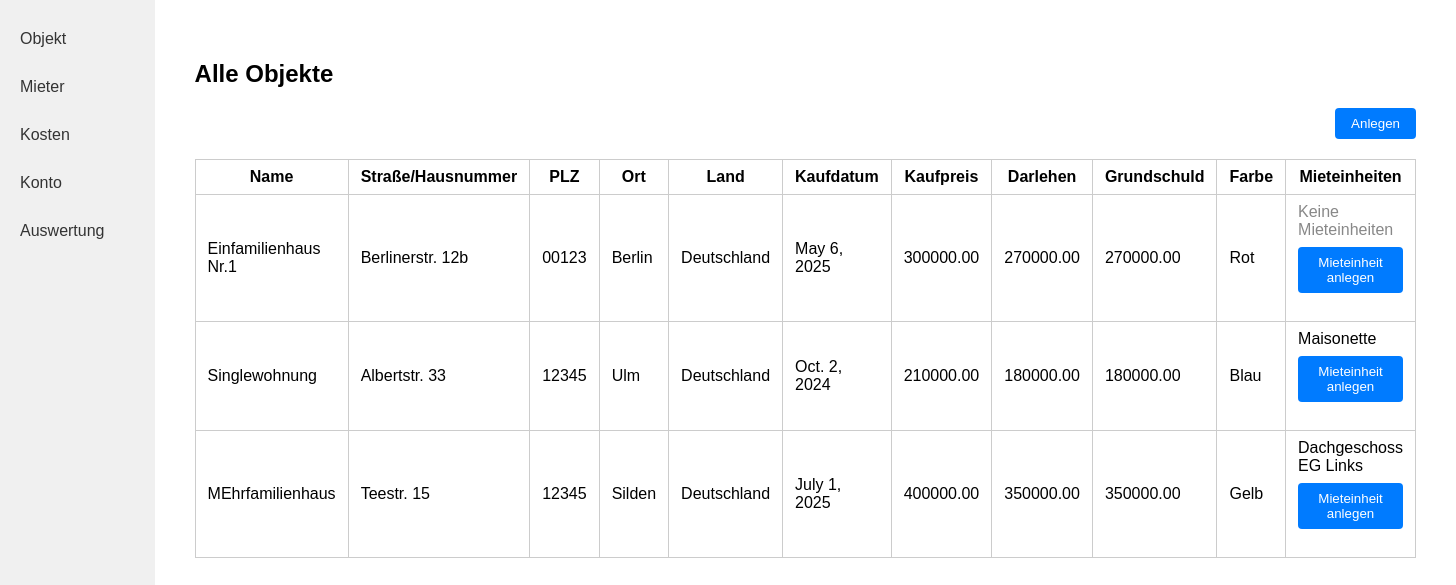
Before: / with the older database file.
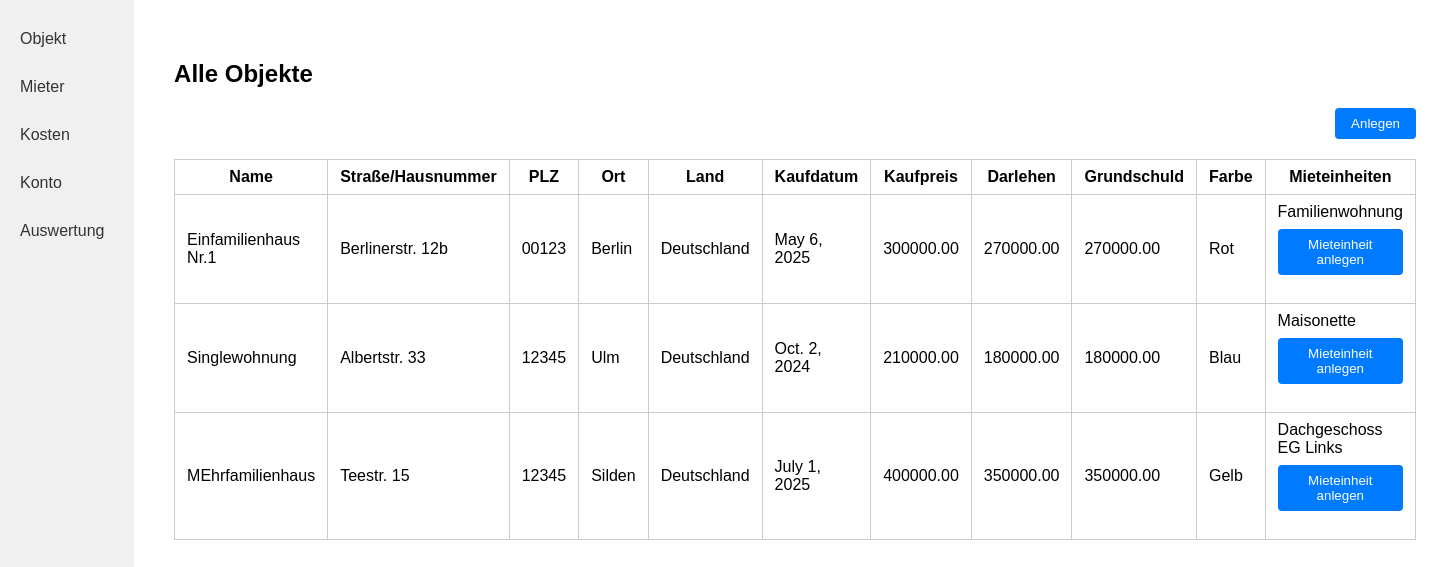
After: the same page with the newer database file.
### kostenpruefung_mietobjekte_app/models.py (models this page shows, shortened)
class Mietobjekt(models.Model):
    created_by = models.ForeignKey(User, on_delete=models.CASCADE, related_name="mietobjekte_created", null=True, blank=True)
    name = models.CharField(max_length=255)
    strasse_hausnummer = models.CharField(max_length=255)
    plz = models.CharField(max_length=10) # 2 - 10 characters (numbers and letters)
    ort = models.CharField(max_length=100)
    land = models.CharField(max_length=100)
    kaufdatum = models.DateField()
    kaufpreis = models.DecimalField(max_digits=10, decimal_places=2)
    darlehen = models.DecimalField(max_digits=10, decimal_places=2)
    grundschuld = models.DecimalField(max_digits=10, decimal_places=2)
    FARBE_CHOICES = [
        ('rot', 'Rot'),
        ('blau', 'Blau'),
        ('gruen', 'Grün'),
        ('gelb', 'Gelb'),
        ('schwarz', 'Schwarz'),
    ]
    farbe = models.CharField(max_length=20, choices=FARBE_CHOICES)

class Mieteinheit(models.Model):
    mietobjekt = models.ForeignKey(Mietobjekt, on_delete=models.CASCADE, related_name="mieteinheiten")
    name = models.CharField(max_length=255)

### kostenpruefung_mietobjekte_app/views.py (the view)
# urls.py: path('', objekt_index, name='objekt_index'),
def objekt_index(request):
    objekte = Mietobjekt.objects.all()
    return render(request, 'kostenpruefung_mietobjekte_app/objekt_index.html', {'objekte': objekte})

### kostenpruefung_mietobjekte_app/templates/kostenpruefung_mietobjekte_app/objekt_index.html (shortened to what this page needs)
{% load static %}
<!DOCTYPE html>
<html lang="de">
<head>
    <link rel="stylesheet" href="{% static 'kostenpruefung_mietobjekte_app/style.css' %}">
</head>
<body>
<div class="flex-container">
    <nav class="sidebar">
        <a class="sidebar-link" href="{% url 'objekt_index' %}">Objekt</a>
        <a class="sidebar-link" href="{% url 'mieter' %}">Mieter</a>
        <a class="sidebar-link" href="{% url 'rechnungen' %}">Kosten</a>
        <a class="sidebar-link" href="{% url 'konto' %}">Konto</a>
        <a class="sidebar-link" href="#">Auswertung</a>
    </nav>
    <div class="main-content">
        <h2>Alle Objekte</h2>
        <form action="{% url 'mietobjekt_create' %}" method="get" style="margin-bottom: 16px;">
            <button class="action-btn" type="submit">Anlegen</button>
        </form>
        <table class="object-table">
            <tr>
                <th>Name</th>
                <th>Straße/Hausnummer</th>
                <th>PLZ</th>
                <th>Ort</th>
                <th>Land</th>
                <th>Kaufdatum</th>
                <th>Kaufpreis</th>
                <th>Darlehen</th>
                <th>Grundschuld</th>
                <th>Farbe</th>
                <th>Mieteinheiten</th>
            </tr>
            {% for o in objekte %}
            <tr>
                <td>{{ o.name }}</td>
                <td>{{ o.strasse_hausnummer }}</td>
                <td>{{ o.plz }}</td>
                <td>{{ o.ort }}</td>
                <td>{{ o.land }}</td>
                <td>{{ o.kaufdatum }}</td>
                <td>{{ o.kaufpreis }}</td>
                <td>{{ o.darlehen }}</td>
                <td>{{ o.grundschuld }}</td>
                <td>{{ o.get_farbe_display }}</td>
                <td>
                    {% for einheit in o.mieteinheiten.all %}
                        {{ einheit.name }}<br>
                    {% empty %}
                        <span style="color: #888;">Keine Mieteinheiten</span><br>
                    {% endfor %}
                    <form action="{% url 'mieteinheit_create' o.id %}" method="get" style="margin-top: 8px;">
                        <button class="action-btn" type="submit">Mieteinheit anlegen</button>
                    </form>
                </td>
            </tr>
            {% empty %}
            <tr>
                <td colspan="11">Keine Objekte vorhanden.</td>
            </tr>
            {% endfor %}
        </table>
    </div>
</div>
</body>
</html>

Changed rows visible on the page:
shown differently, row unchanged: Mietobjekt "Einfamilienhaus Nr.1": no longer shows "Keine Mieteinheiten"
added Mieteinheit: name "Familienwohnung", shown under Mietobjekt "Einfamilienhaus Nr.1"
